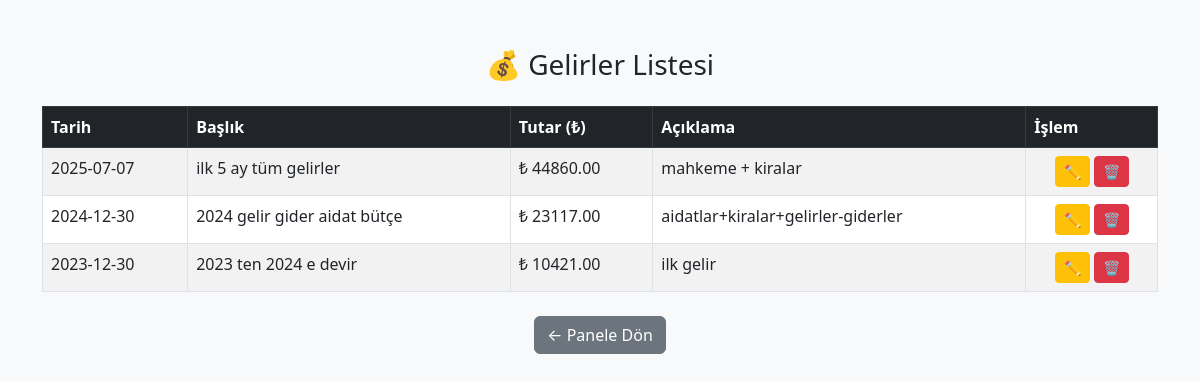
The app's page /gelirler (signed in) with its own data.
### tables this page shows
CREATE TABLE gelirler (
    gelir_id INTEGER PRIMARY KEY AUTOINCREMENT,
    baslik TEXT NOT NULL,
    tutar DECIMAL(10,2) NOT NULL,
    tarih DATE NOT NULL,
    aciklama TEXT
, aidat_id INTEGER);

### app.py (the view)
@app.route("/gelirler")
@sadece_yonetici
def gelir_listele():
    conn = sqlite3.connect("apartman.db")
    conn.row_factory = sqlite3.Row
    cur = conn.cursor()
    cur.execute("""
        SELECT gelir_id, baslik, tutar, tarih, aciklama
        FROM gelirler
        ORDER BY tarih DESC
    """)
    gelirler = cur.fetchall()
    conn.close()
    return render_template("gelir_listele.html", gelirler=gelirler)

### app.py (called while the page is built)
def sadece_yonetici(f):
    @wraps(f)
    def wrapper(*args, **kwargs):
        if session.get('rol') != 'yonetici':
            return redirect(url_for('giris'))  # Yanlış rol → giriş ekranına gönder
        return f(*args, **kwargs)
    return wrapper

### templates/gelir_listele.html (shortened to what this page needs)
<!DOCTYPE html>
<html lang="tr">
<head>
  <link href="https://cdn.jsdelivr.net/npm/bootstrap@5.3.0/dist/css/bootstrap.min.css" rel="stylesheet">
</head>
<body class="bg-light">
  <div class="container mt-5">
    <h3 class="mb-4 text-center">💰 Gelirler Listesi</h3>
    <table class="table table-bordered table-striped">
      <thead class="table-dark">
        <tr>
          <th>Tarih</th>
          <th>Başlık</th>
          <th>Tutar (₺)</th>
          <th>Açıklama</th>
          <th>İşlem</th>
        </tr>
      </thead>
      <tbody>
        {% for gelir_id, baslik, tutar, tarih, aciklama in gelirler %}
          <tr>
            <td>{{ tarih }}</td>
            <td>{{ baslik }}</td>
            <td>₺ {{ "{:.2f}".format(tutar | float) }}</td>
            <td>{{ aciklama or "-" }}</td>
            <td class="text-center">
              <a href="/gelir-duzenle/{{ gelir_id }}" class="btn btn-sm btn-warning">✏️</a>
              <a href="/gelir-sil/{{ gelir_id }}" class="btn btn-sm btn-danger" onclick="return confirm('Silmek istediğine emin misin?')">🗑️</a>
            </td>
          </tr>
        {% else %}
          <tr>
            <td colspan="5" class="text-center text-muted">Kayıt bulunamadı</td>
          </tr>
        {% endfor %}
      </tbody>
    </table>
    <div class="text-center mt-4">
      <a href="/panel" class="btn btn-secondary">← Panele Dön</a>
    </div>
  </div>
</body>
</html>

### records on screen
gelirler: tarih "2025-07-07", baslik "ilk 5 ay tüm gelirler", tutar "44860.00", aciklama "mahkeme + kiralar"
gelirler: tarih "2024-12-30", baslik "2024 gelir gider aidat bütçe", tutar "23117.00", aciklama "aidatlar+kiralar+gelirler-giderler"
gelirler: tarih "2023-12-30", baslik "2023 ten 2024 e devir", tutar "10421.00", aciklama "ilk gelir"
